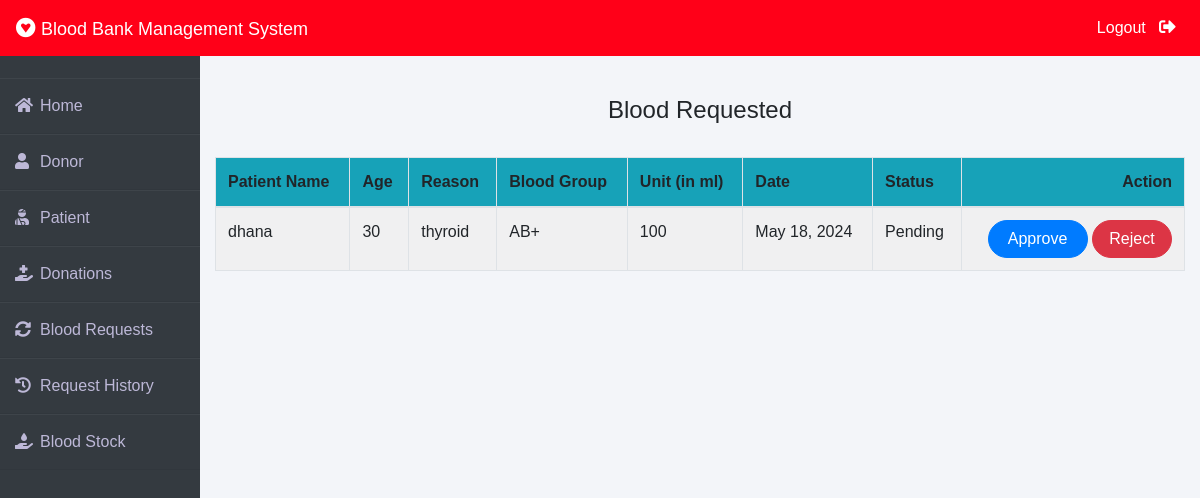
Page /admin-request (signed in) on the committed database.
### blood/models.py (models this page shows, shortened)
class BloodRequest(models.Model):
    request_by_patient=models.ForeignKey(pmodels.Patient,null=True,on_delete=models.CASCADE)
    request_by_donor=models.ForeignKey(dmodels.Donor,null=True,on_delete=models.CASCADE)
    patient_name=models.CharField(max_length=30)
    patient_age=models.PositiveIntegerField()
    reason=models.CharField(max_length=500)
    bloodgroup=models.CharField(max_length=10)
    unit=models.PositiveIntegerField(default=0)
    status=models.CharField(max_length=20,default="Pending")
    date=models.DateField(auto_now=True)

### blood/views.py (the view)
# urls.py: path('admin-request', views.admin_request_view,name='admin-request'),
@login_required(login_url='adminlogin')
def admin_request_view(request):
    requests=models.BloodRequest.objects.all().filter(status='Pending')
    return render(request,'blood/admin_request.html',{'requests':requests})

### templates/blood/admin_request.html (shortened to what this page needs)
{% extends 'blood/adminbase.html' %}
{% block content %}
{% load widget_tweaks %}
{%load static%}
<br><br>
<div class="container">
    {% if requests %}
    <H4 class="text-center">Blood Requested</H4><br>
    <table class="table table-light table-hover table-bordered table-striped">
        <thead class="bg-info">
            <tr>
                <th scope="col">Patient Name</th>
                <th scope="col">Age</th>
                <th scope="col">Reason</th>
                <th scope="col">Blood Group</th>
                <th scope="col">Unit (in ml)</th>
                <th scope="col">Date</th>
                <th scope="col">Status</th>
                <th class="text-right">Action</th>
            </tr>
        </thead>
        <tbody>
            {% for t in requests %}
            <tr>
                <td> {{t.patient_name}}</td>
                <td>{{t.patient_age}}</td>
                <td>{{t.reason}}</td>
                <td>{{t.bloodgroup}}</td>
                <td>{{t.unit}}</td>
                <td>{{t.date}}</td>
                <td>{{t.status}}</td>
                <td class="text-right">
                    <button class="btn btn-primary badge-pill" style="width: 100px;"><a  style="text-decoration: none;color: white;" href="{% url 'update-approve-status' t.id  %}">Approve</a> </button>
                    <button class="btn btn-danger badge-pill" style="width: 80px;"><a  style="text-decoration: none;color: white;" href="{% url 'update-reject-status' t.id  %}">Reject</a> </button>
                </td>
            </tr>
            {% endfor %}
        </tbody>
    </table>
{% else %}
<h5>No Blood Request By Patient / Donor !</h5>
{% endif %}
</div>
{% endblock content %}

### templates/blood/adminbase.html (style rules this page uses)
* { margin: 0; padding: 0; box-sizing: border-box; list-style: none; text-decoration: none; font-family: 'Josefin Sans', sans-serif; }
body { background-color: #f3f5f9; }

### rows in the picture
BloodRequest: patient_name "dhana", patient_age "30", reason "thyroid", bloodgroup "AB+", unit "100", date "May 18, 2024", status "Pending"
